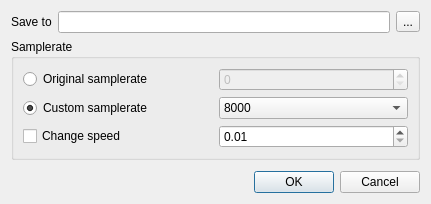
<?xml version="1.0" encoding="UTF-8"?>
<ui version="4.0">
 <class>CExportDialog</class>
 <widget class="QDialog" name="CExportDialog">
  <property name="geometry">
   <rect>
    <x>0</x>
    <y>0</y>
    <width>431</width>
    <height>204</height>
   </rect>
  </property>
  <property name="windowTitle">
   <string>Dialog</string>
  </property>
  <layout class="QVBoxLayout" name="verticalLayout">
   <item>
    <layout class="QHBoxLayout" name="horizontalLayout">
     <item>
      <widget class="QLabel" name="label">
       <property name="text">
        <string>Save to</string>
       </property>
      </widget>
     </item>
     <item>
      <widget class="QLineEdit" name="lineEdit_fileName"/>
     </item>
     <item>
      <widget class="QToolButton" name="toolButton_selectFileName">
       <property name="text">
        <string>...</string>
       </property>
      </widget>
     </item>
    </layout>
   </item>
   <item>
    <widget class="QGroupBox" name="groupBox">
     <property name="title">
      <string>Samplerate</string>
     </property>
     <layout class="QGridLayout" name="gridLayout">
      <item row="1" column="1">
       <widget class="QComboBox" name="comboBox_samplerate">
        <property name="editable">
         <bool>false</bool>
        </property>
        <item>
         <property name="text">
          <string>8000</string>
         </property>
        </item>
        <item>
         <property name="text">
          <string>11025</string>
         </property>
        </item>
        <item>
         <property name="text">
          <string>22050</string>
         </property>
        </item>
        <item>
         <property name="text">
          <string>44100</string>
         </property>
        </item>
        <item>
         <property name="text">
          <string>48000</string>
         </property>
        </item>
        <item>
         <property name="text">
          <string>96000</string>
         </property>
        </item>
       </widget>
      </item>
      <item row="0" column="1">
       <widget class="QSpinBox" name="spinBox_originalSamplerate">
        <property name="enabled">
         <bool>false</bool>
        </property>
        <property name="maximum">
         <number>999999999</number>
        </property>
       </widget>
      </item>
      <item row="0" column="0">
       <widget class="QRadioButton" name="radioButton_originalSamplerate">
        <property name="text">
         <string>Original samplerate</string>
        </property>
       </widget>
      </item>
      <item row="1" column="0">
       <widget class="QRadioButton" name="radioButton_customSamplerate">
        <property name="text">
         <string>Custom samplerate</string>
        </property>
        <property name="checked">
         <bool>true</bool>
        </property>
       </widget>
      </item>
      <item row="2" column="0">
       <widget class="QCheckBox" name="checkBox_changeSpeed">
        <property name="text">
         <string>Change speed</string>
        </property>
       </widget>
      </item>
      <item row="2" column="1">
       <widget class="QDoubleSpinBox" name="doubleSpinBox_speed">
        <property name="minimum">
         <double>0.010000000000000</double>
        </property>
        <property name="maximum">
         <double>100.000000000000000</double>
        </property>
       </widget>
      </item>
     </layout>
    </widget>
   </item>
   <item>
    <spacer name="verticalSpacer">
     <property name="orientation">
      <enum>Qt::Vertical</enum>
     </property>
     <property name="sizeHint" stdset="0">
      <size>
       <width>20</width>
       <height>40</height>
      </size>
     </property>
    </spacer>
   </item>
   <item>
    <widget class="QDialogButtonBox" name="buttonBox">
     <property name="orientation">
      <enum>Qt::Horizontal</enum>
     </property>
     <property name="standardButtons">
      <set>QDialogButtonBox::Cancel|QDialogButtonBox::Ok</set>
     </property>
    </widget>
   </item>
  </layout>
 </widget>
 <tabstops>
  <tabstop>lineEdit_fileName</tabstop>
  <tabstop>toolButton_selectFileName</tabstop>
  <tabstop>radioButton_originalSamplerate</tabstop>
  <tabstop>spinBox_originalSamplerate</tabstop>
  <tabstop>radioButton_customSamplerate</tabstop>
  <tabstop>comboBox_samplerate</tabstop>
  <tabstop>checkBox_changeSpeed</tabstop>
  <tabstop>doubleSpinBox_speed</tabstop>
  <tabstop>buttonBox</tabstop>
 </tabstops>
 <resources/>
 <connections>
  <connection>
   <sender>buttonBox</sender>
   <signal>accepted()</signal>
   <receiver>CExportDialog</receiver>
   <slot>accept()</slot>
   <hints>
    <hint type="sourcelabel">
     <x>226</x>
     <y>190</y>
    </hint>
    <hint type="destinationlabel">
     <x>157</x>
     <y>198</y>
    </hint>
   </hints>
  </connection>
  <connection>
   <sender>buttonBox</sender>
   <signal>rejected()</signal>
   <receiver>CExportDialog</receiver>
   <slot>reject()</slot>
   <hints>
    <hint type="sourcelabel">
     <x>294</x>
     <y>190</y>
    </hint>
    <hint type="destinationlabel">
     <x>286</x>
     <y>198</y>
    </hint>
   </hints>
  </connection>
 </connections>
</ui>
